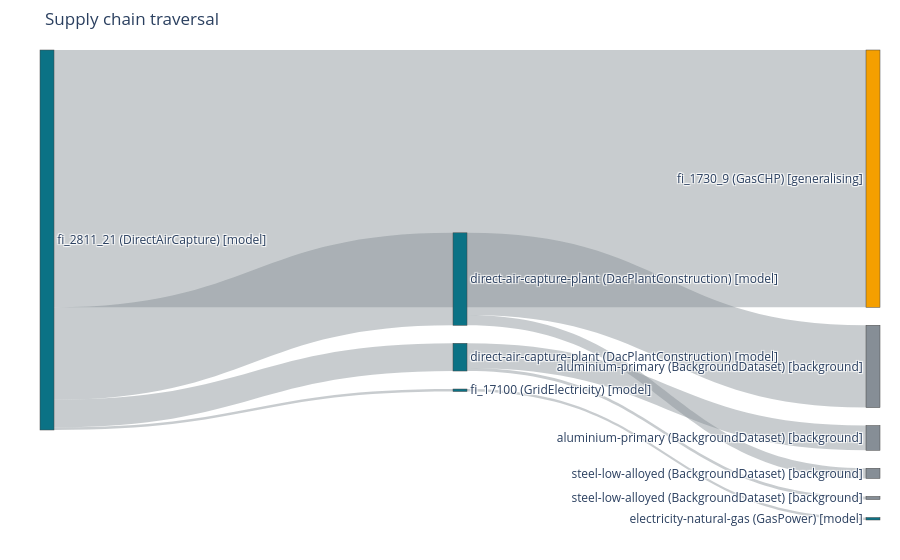

The notebook cell saved with this chart:
### Markdown cell above
Ten nodes now, and the tag on each line says which tier put it there. The
borrowed rows carry `incomplete` because the pack holds each dataset's direct
exchanges only, so their own upstream is missing and the report says so.

Two limits worth stating. `direct-air-capture-plant`, `electricity-wind`,
`electricity-hydro` and `electricity-natural-gas` are trailrunner's own IRIs, so
the vocabulary answers 404 for them, they print without a name, and the product
dimension can never relax them. And the background pack holds no electricity
dataset on purpose, since a grid-mix unit process delegates its combustion
upstream and borrowing one would answer a kilowatt hour with a plausible looking
near-zero.

Every concession is deliberate, ordered by the practitioner, and written down.

### Code cell
from trailrunner import viz
from trailrunner.assessment import Method, assess

# IPCC AR6 GWP100, stated here rather than read from a background database:
# the mapping from a gas to its warming potential is a fact about the gas.
GWP100 = Method(
    rows=[
        {"flow_iri": "https://vocab.sentier.dev/flows/co2-fossil", "flow_unit": "kg",
         "location": "GLO", "cf": 1.0},
        {"flow_iri": "https://vocab.sentier.dev/flows/ch4-fossil", "flow_unit": "kg",
         "location": "GLO", "cf": 29.8},
        {"flow_iri": "https://vocab.sentier.dev/flows/n2o", "flow_unit": "kg",
         "location": "GLO", "cf": 273.0},
        # The DAC model's uptake flow. The amount is already negative.
        {"flow_iri": dac.CO2_AIR, "flow_unit": "kg", "location": "GLO", "cf": 1.0},
    ],
    unit="kg CO2-eq",
    name="IPCC AR6 GWP100",
    hierarchy=HIERARCHY,
)

assessment = assess(report, GWP100)
sankey_figure = viz.sankey(report, assessment=assessment)
sankey_figure

### Figure 1 — Plotly figure (JSON) as saved in the notebook; plotly's stock layout.template omitted (floating-point values rounded to 4 significant figures)
{"data": [{"link": {"color": "rgba(134,142,150,0.45)", "source": [0, 0, 0, 0, 2, 3, 3, 4, 4], "target": [1, 2, 3, 4, 5, 6, 7, 8, 9], "value": [283.9, 2.767, 30.61, 102.0, 2.767, 3.37, 27.24, 11.23, 90.81]}, "node": {"color": ["#0b7285", "#f59f00", "#0b7285", "#0b7285", "#0b7285", "#0b7285", "#868e96", "#868e96", "#868e96", "#868e96"], "label": ["fi_2811_21 (DirectAirCapture) [model]", "fi_1730_9 (GasCHP) [generalising]", "fi_17100 (GridElectricity) [model]", "direct-air-capture-plant (DacPlantConstruction) [model]", "direct-air-capture-plant (DacPlantConstruction) [model]", "electricity-natural-gas (GasPower) [model]", "steel-low-alloyed (BackgroundDataset) [background]", "aluminium-primary (BackgroundDataset) [background]", "steel-low-alloyed (BackgroundDataset) [background]", "aluminium-primary (BackgroundDataset) [background]"], "pad": 18, "thickness": 14}, "type": "sankey"}], "layout": {"margin": {"b": 40, "l": 40, "r": 20, "t": 50}, "paper_bgcolor": "rgba(0,0,0,0)", "plot_bgcolor": "rgba(0,0,0,0)", "title": {"text": "Supply chain traversal"}}}
